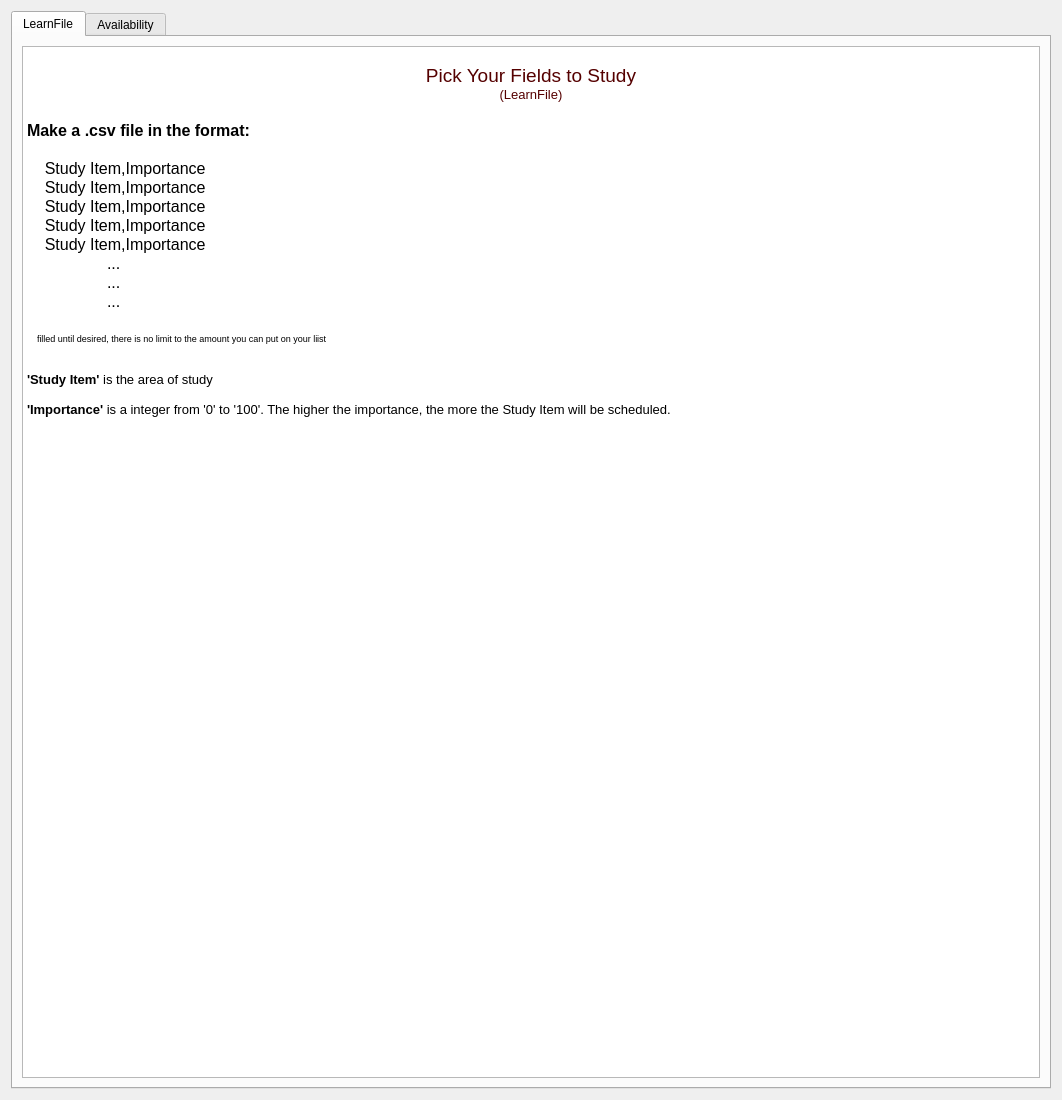
<?xml version="1.0" encoding="UTF-8"?>
<ui version="4.0">
 <class>help</class>
 <widget class="QWidget" name="help">
  <property name="geometry">
   <rect>
    <x>0</x>
    <y>0</y>
    <width>1062</width>
    <height>1100</height>
   </rect>
  </property>
  <property name="windowTitle">
   <string>Form</string>
  </property>
  <layout class="QVBoxLayout" name="verticalLayout_2">
   <item>
    <widget class="QTabWidget" name="tabWidget">
     <property name="currentIndex">
      <number>0</number>
     </property>
     <widget class="QWidget" name="tab">
      <attribute name="title">
       <string>LearnFile</string>
      </attribute>
      <layout class="QHBoxLayout" name="horizontalLayout">
       <item>
        <widget class="QTextBrowser" name="textBrowser">
         <property name="html">
          <string>&lt;!DOCTYPE HTML PUBLIC &quot;-//W3C//DTD HTML 4.0//EN&quot; &quot;http://www.w3.org/TR/REC-html40/strict.dtd&quot;&gt;
&lt;html&gt;&lt;head&gt;&lt;meta name=&quot;qrichtext&quot; content=&quot;1&quot; /&gt;&lt;style type=&quot;text/css&quot;&gt;
p, li { white-space: pre-wrap; }
&lt;/style&gt;&lt;/head&gt;&lt;body style=&quot; font-family:'MS Shell Dlg 2'; font-size:8pt; font-weight:400; font-style:normal;&quot;&gt;
&lt;p style=&quot;-qt-paragraph-type:empty; margin-top:0px; margin-bottom:0px; margin-left:0px; margin-right:0px; -qt-block-indent:0; text-indent:0px;&quot;&gt;&lt;br /&gt;&lt;/p&gt;
&lt;p align=&quot;center&quot; style=&quot; margin-top:0px; margin-bottom:0px; margin-left:0px; margin-right:0px; -qt-block-indent:0; text-indent:0px;&quot;&gt;&lt;span style=&quot; font-size:14pt; color:#550000;&quot;&gt;Pick Your Fields to Study&lt;/span&gt;&lt;/p&gt;
&lt;p align=&quot;center&quot; style=&quot; margin-top:0px; margin-bottom:0px; margin-left:0px; margin-right:0px; -qt-block-indent:0; text-indent:0px;&quot;&gt;&lt;span style=&quot; font-size:10pt; color:#550000;&quot;&gt;(LearnFile)&lt;/span&gt;&lt;/p&gt;
&lt;p style=&quot;-qt-paragraph-type:empty; margin-top:0px; margin-bottom:0px; margin-left:0px; margin-right:0px; -qt-block-indent:0; text-indent:0px; font-size:12pt; font-weight:600;&quot;&gt;&lt;br /&gt;&lt;/p&gt;
&lt;p style=&quot; margin-top:0px; margin-bottom:0px; margin-left:0px; margin-right:0px; -qt-block-indent:0; text-indent:0px;&quot;&gt;&lt;span style=&quot; font-size:12pt; font-weight:600;&quot;&gt;Make a .csv file in the format:&lt;/span&gt;&lt;/p&gt;
&lt;p style=&quot;-qt-paragraph-type:empty; margin-top:0px; margin-bottom:0px; margin-left:0px; margin-right:0px; -qt-block-indent:0; text-indent:0px; font-size:12pt; font-weight:600;&quot;&gt;&lt;br /&gt;&lt;/p&gt;
&lt;p style=&quot; margin-top:0px; margin-bottom:0px; margin-left:0px; margin-right:0px; -qt-block-indent:0; text-indent:0px;&quot;&gt;&lt;span style=&quot; font-size:12pt;&quot;&gt;    Study Item,Importance&lt;/span&gt;&lt;/p&gt;
&lt;p style=&quot; margin-top:0px; margin-bottom:0px; margin-left:0px; margin-right:0px; -qt-block-indent:0; text-indent:0px;&quot;&gt;&lt;span style=&quot; font-size:12pt;&quot;&gt;    Study Item,Importance&lt;/span&gt;&lt;/p&gt;
&lt;p style=&quot; margin-top:0px; margin-bottom:0px; margin-left:0px; margin-right:0px; -qt-block-indent:0; text-indent:0px;&quot;&gt;&lt;span style=&quot; font-size:12pt;&quot;&gt;    Study Item,Importance&lt;/span&gt;&lt;/p&gt;
&lt;p style=&quot; margin-top:0px; margin-bottom:0px; margin-left:0px; margin-right:0px; -qt-block-indent:0; text-indent:0px;&quot;&gt;&lt;span style=&quot; font-size:12pt;&quot;&gt;    Study Item,Importance&lt;/span&gt;&lt;/p&gt;
&lt;p style=&quot; margin-top:0px; margin-bottom:0px; margin-left:0px; margin-right:0px; -qt-block-indent:0; text-indent:0px;&quot;&gt;&lt;span style=&quot; font-size:12pt;&quot;&gt;    Study Item,Importance&lt;/span&gt;&lt;/p&gt;
&lt;p style=&quot; margin-top:0px; margin-bottom:0px; margin-left:0px; margin-right:0px; -qt-block-indent:0; text-indent:0px;&quot;&gt;&lt;span style=&quot; font-size:12pt;&quot;&gt;	... &lt;/span&gt;&lt;/p&gt;
&lt;p style=&quot; margin-top:0px; margin-bottom:0px; margin-left:0px; margin-right:0px; -qt-block-indent:0; text-indent:0px;&quot;&gt;&lt;span style=&quot; font-size:12pt;&quot;&gt;	...&lt;/span&gt;&lt;/p&gt;
&lt;p style=&quot; margin-top:0px; margin-bottom:0px; margin-left:0px; margin-right:0px; -qt-block-indent:0; text-indent:0px;&quot;&gt;&lt;span style=&quot; font-size:12pt;&quot;&gt;	...&lt;/span&gt;&lt;/p&gt;
&lt;p style=&quot;-qt-paragraph-type:empty; margin-top:0px; margin-bottom:0px; margin-left:0px; margin-right:0px; -qt-block-indent:0; text-indent:0px; font-size:7pt;&quot;&gt;&lt;br /&gt;&lt;/p&gt;
&lt;p style=&quot; margin-top:0px; margin-bottom:0px; margin-left:0px; margin-right:0px; -qt-block-indent:0; text-indent:0px;&quot;&gt;&lt;span style=&quot; font-size:7pt;&quot;&gt;	&lt;/span&gt;&lt;/p&gt;
&lt;p style=&quot; margin-top:0px; margin-bottom:0px; margin-left:0px; margin-right:0px; -qt-block-indent:0; text-indent:0px;&quot;&gt;&lt;span style=&quot; font-size:7pt;&quot;&gt;    filled until desired, there is no limit to the amount you can put on your liist&lt;/span&gt;&lt;/p&gt;
&lt;p style=&quot;-qt-paragraph-type:empty; margin-top:0px; margin-bottom:0px; margin-left:0px; margin-right:0px; -qt-block-indent:0; text-indent:0px; font-family:'MS Sans Serif';&quot;&gt;&lt;br /&gt;&lt;/p&gt;
&lt;p style=&quot;-qt-paragraph-type:empty; margin-top:0px; margin-bottom:0px; margin-left:0px; margin-right:0px; -qt-block-indent:0; text-indent:0px; font-size:10pt;&quot;&gt;&lt;br /&gt;&lt;/p&gt;
&lt;p style=&quot; margin-top:0px; margin-bottom:0px; margin-left:0px; margin-right:0px; -qt-block-indent:0; text-indent:0px;&quot;&gt;&lt;span style=&quot; font-size:10pt; font-weight:600;&quot;&gt;'Study Item' &lt;/span&gt;&lt;span style=&quot; font-size:10pt;&quot;&gt;is the area of study &lt;/span&gt;&lt;/p&gt;
&lt;p style=&quot;-qt-paragraph-type:empty; margin-top:0px; margin-bottom:0px; margin-left:0px; margin-right:0px; -qt-block-indent:0; text-indent:0px; font-size:10pt;&quot;&gt;&lt;br /&gt;&lt;/p&gt;
&lt;p style=&quot; margin-top:0px; margin-bottom:0px; margin-left:0px; margin-right:0px; -qt-block-indent:0; text-indent:0px;&quot;&gt;&lt;span style=&quot; font-size:10pt; font-weight:600;&quot;&gt;'Importance' &lt;/span&gt;&lt;span style=&quot; font-size:10pt;&quot;&gt;is a integer from '0' to '100'. The higher the importance, the more the Study Item will be scheduled.&lt;/span&gt;&lt;/p&gt;&lt;/body&gt;&lt;/html&gt;</string>
         </property>
        </widget>
       </item>
      </layout>
     </widget>
     <widget class="QWidget" name="tab_2">
      <attribute name="title">
       <string>Availability</string>
      </attribute>
      <layout class="QVBoxLayout" name="verticalLayout">
       <item>
        <widget class="QTextBrowser" name="textBrowser_2">
         <property name="html">
          <string>&lt;!DOCTYPE HTML PUBLIC &quot;-//W3C//DTD HTML 4.0//EN&quot; &quot;http://www.w3.org/TR/REC-html40/strict.dtd&quot;&gt;
&lt;html&gt;&lt;head&gt;&lt;meta name=&quot;qrichtext&quot; content=&quot;1&quot; /&gt;&lt;style type=&quot;text/css&quot;&gt;
p, li { white-space: pre-wrap; }
&lt;/style&gt;&lt;/head&gt;&lt;body style=&quot; font-family:'MS Shell Dlg 2'; font-size:8pt; font-weight:400; font-style:normal;&quot;&gt;
&lt;p style=&quot;-qt-paragraph-type:empty; margin-top:0px; margin-bottom:0px; margin-left:0px; margin-right:0px; -qt-block-indent:0; text-indent:0px;&quot;&gt;&lt;br /&gt;&lt;/p&gt;
&lt;p align=&quot;center&quot; style=&quot; margin-top:0px; margin-bottom:0px; margin-left:0px; margin-right:0px; -qt-block-indent:0; text-indent:0px;&quot;&gt;&lt;span style=&quot; font-size:14pt; color:#550000;&quot;&gt;Availability Schedule&lt;/span&gt;&lt;/p&gt;
&lt;p align=&quot;center&quot; style=&quot; margin-top:0px; margin-bottom:0px; margin-left:0px; margin-right:0px; -qt-block-indent:0; text-indent:0px;&quot;&gt;&lt;span style=&quot; font-size:10pt; color:#550000;&quot;&gt;(Schedule File)&lt;/span&gt;&lt;/p&gt;
&lt;p style=&quot;-qt-paragraph-type:empty; margin-top:0px; margin-bottom:0px; margin-left:0px; margin-right:0px; -qt-block-indent:0; text-indent:0px; font-size:12pt;&quot;&gt;&lt;br /&gt;&lt;/p&gt;
&lt;p style=&quot; margin-top:0px; margin-bottom:0px; margin-left:0px; margin-right:0px; -qt-block-indent:0; text-indent:0px;&quot;&gt;&lt;span style=&quot; font-size:12pt; font-weight:600;&quot;&gt;Make a .csv file in the format:&lt;/span&gt;&lt;/p&gt;
&lt;p style=&quot;-qt-paragraph-type:empty; margin-top:0px; margin-bottom:0px; margin-left:0px; margin-right:0px; -qt-block-indent:0; text-indent:0px; font-size:12pt; font-weight:600;&quot;&gt;&lt;br /&gt;&lt;/p&gt;
&lt;p style=&quot; margin-top:0px; margin-bottom:0px; margin-left:0px; margin-right:0px; -qt-block-indent:0; text-indent:0px;&quot;&gt;&lt;span style=&quot; font-size:12pt;&quot;&gt;    ,M,Tu,W,Th,F,Sa,Su&lt;/span&gt;&lt;/p&gt;
&lt;p style=&quot; margin-top:0px; margin-bottom:0px; margin-left:0px; margin-right:0px; -qt-block-indent:0; text-indent:0px;&quot;&gt;&lt;span style=&quot; font-size:12pt;&quot;&gt;    12AM,,,,,,,&lt;/span&gt;&lt;/p&gt;
&lt;p style=&quot; margin-top:0px; margin-bottom:0px; margin-left:0px; margin-right:0px; -qt-block-indent:0; text-indent:0px;&quot;&gt;&lt;span style=&quot; font-size:12pt;&quot;&gt;    1AM,,,,,,,&lt;/span&gt;&lt;/p&gt;
&lt;p style=&quot; margin-top:0px; margin-bottom:0px; margin-left:0px; margin-right:0px; -qt-block-indent:0; text-indent:0px;&quot;&gt;&lt;span style=&quot; font-size:12pt;&quot;&gt;    2AM,,,,,,,&lt;/span&gt;&lt;/p&gt;
&lt;p style=&quot; margin-top:0px; margin-bottom:0px; margin-left:0px; margin-right:0px; -qt-block-indent:0; text-indent:0px;&quot;&gt;&lt;span style=&quot; font-size:12pt;&quot;&gt;    3AM,,,,,,,&lt;/span&gt;&lt;/p&gt;
&lt;p style=&quot; margin-top:0px; margin-bottom:0px; margin-left:0px; margin-right:0px; -qt-block-indent:0; text-indent:0px;&quot;&gt;&lt;span style=&quot; font-size:12pt;&quot;&gt;    4AM,,,,,,,&lt;/span&gt;&lt;/p&gt;
&lt;p style=&quot; margin-top:0px; margin-bottom:0px; margin-left:0px; margin-right:0px; -qt-block-indent:0; text-indent:0px;&quot;&gt;&lt;span style=&quot; font-size:12pt;&quot;&gt;	.&lt;/span&gt;&lt;/p&gt;
&lt;p style=&quot; margin-top:0px; margin-bottom:0px; margin-left:0px; margin-right:0px; -qt-block-indent:0; text-indent:0px;&quot;&gt;&lt;span style=&quot; font-size:12pt;&quot;&gt;	.&lt;/span&gt;&lt;/p&gt;
&lt;p style=&quot; margin-top:0px; margin-bottom:0px; margin-left:0px; margin-right:0px; -qt-block-indent:0; text-indent:0px;&quot;&gt;&lt;span style=&quot; font-size:12pt;&quot;&gt;	.&lt;/span&gt;&lt;/p&gt;
&lt;p style=&quot; margin-top:0px; margin-bottom:0px; margin-left:0px; margin-right:0px; -qt-block-indent:0; text-indent:0px;&quot;&gt;&lt;span style=&quot; font-size:12pt;&quot;&gt;    11PM,,,,,,,&lt;/span&gt;&lt;/p&gt;
&lt;p style=&quot;-qt-paragraph-type:empty; margin-top:0px; margin-bottom:0px; margin-left:0px; margin-right:0px; -qt-block-indent:0; text-indent:0px; font-size:12pt;&quot;&gt;&lt;br /&gt;&lt;/p&gt;
&lt;p style=&quot; margin-top:0px; margin-bottom:0px; margin-left:0px; margin-right:0px; -qt-block-indent:0; text-indent:0px;&quot;&gt;&lt;span style=&quot; font-size:12pt;&quot;&gt;          &lt;/span&gt;&lt;span style=&quot; font-size:7pt;&quot;&gt;filled until 11PM&lt;/span&gt;&lt;/p&gt;
&lt;p style=&quot;-qt-paragraph-type:empty; margin-top:0px; margin-bottom:0px; margin-left:0px; margin-right:0px; -qt-block-indent:0; text-indent:0px; font-size:7pt;&quot;&gt;&lt;br /&gt;&lt;/p&gt;
&lt;p style=&quot;-qt-paragraph-type:empty; margin-top:0px; margin-bottom:0px; margin-left:0px; margin-right:0px; -qt-block-indent:0; text-indent:0px; font-family:'MS Sans Serif';&quot;&gt;&lt;br /&gt;&lt;/p&gt;
&lt;p style=&quot; margin-top:0px; margin-bottom:0px; margin-left:0px; margin-right:0px; -qt-block-indent:0; text-indent:0px;&quot;&gt;&lt;span style=&quot; font-size:10pt;&quot;&gt;Enter &lt;/span&gt;&lt;span style=&quot; font-size:10pt; font-weight:600;&quot;&gt;'FREE'&lt;/span&gt;&lt;span style=&quot; font-size:10pt;&quot;&gt; into any cell that corresponds with your free time.&lt;/span&gt;&lt;/p&gt;
&lt;p style=&quot;-qt-paragraph-type:empty; margin-top:0px; margin-bottom:0px; margin-left:0px; margin-right:0px; -qt-block-indent:0; text-indent:0px; font-size:8.25pt;&quot;&gt;&lt;br /&gt;&lt;/p&gt;
&lt;p style=&quot; margin-top:0px; margin-bottom:0px; margin-left:0px; margin-right:0px; -qt-block-indent:0; text-indent:0px;&quot;&gt;&lt;span style=&quot; font-size:10pt;&quot;&gt;Use the Provided Template.&lt;/span&gt;&lt;/p&gt;&lt;/body&gt;&lt;/html&gt;</string>
         </property>
        </widget>
       </item>
      </layout>
     </widget>
    </widget>
   </item>
  </layout>
 </widget>
 <resources/>
 <connections/>
</ui>
